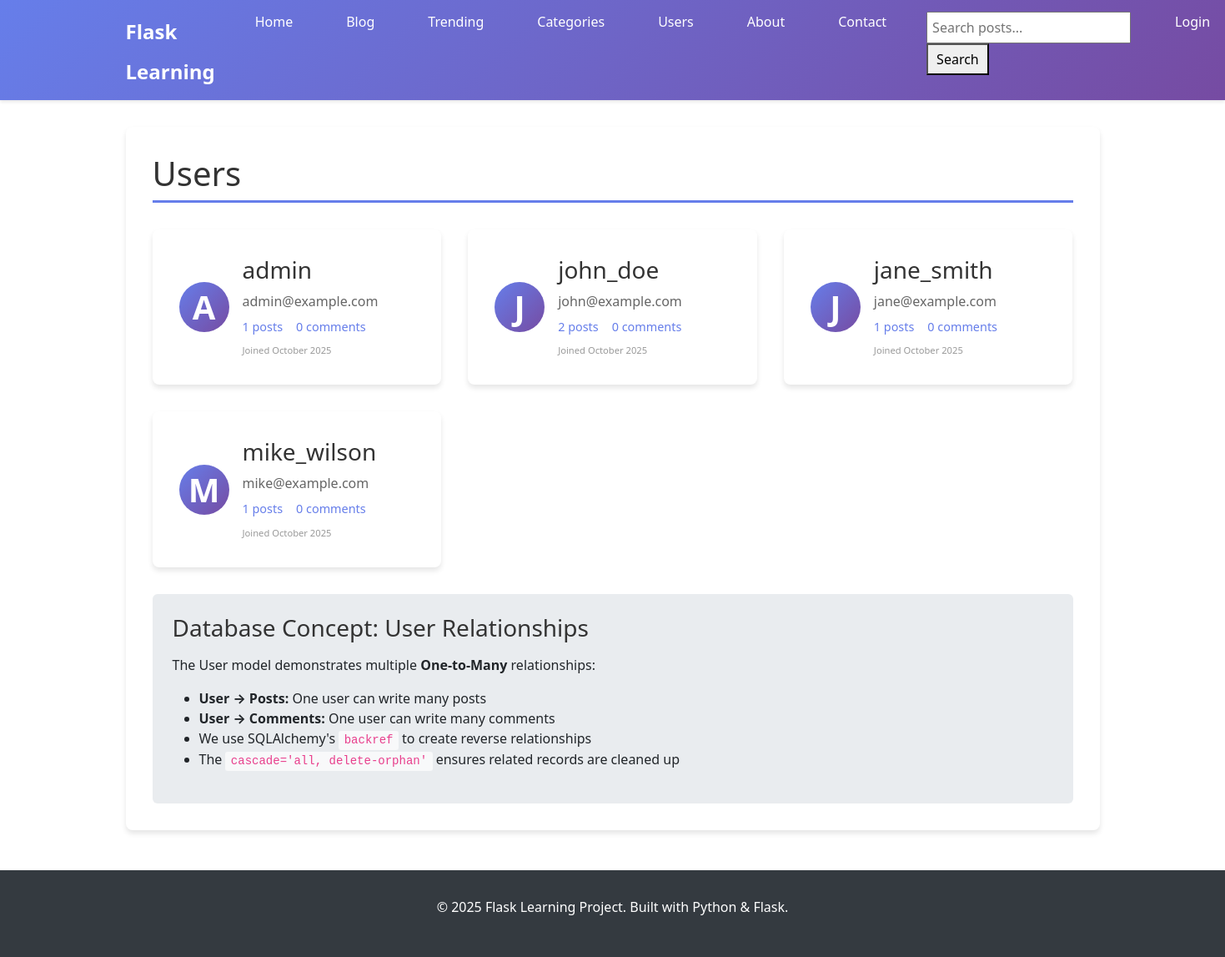
Screenshot of /users with the database file from the repository.
### app.py (models this page shows, shortened)
class User(db.Model, UserMixin):
    id = db.Column(db.Integer, primary_key=True)
    username = db.Column(db.String(80), unique=True, nullable=False)
    email = db.Column(db.String(120), unique=True, nullable=False)
    password_hash = db.Column(db.String(255), nullable=False)
    avatar_filename = db.Column(db.String(255), nullable=True, default='default-avatar.png')
    is_admin = db.Column(db.Boolean, default=False)
    created_at = db.Column(db.DateTime, default=datetime.utcnow)
    is_active = db.Column(db.Boolean, default=True)
    posts = db.relationship('Post', backref='author', lazy=True, cascade='all, delete-orphan')
    comments = db.relationship('Comment', backref='author', lazy=True, cascade='all, delete-orphan')

### app.py (the view)
@app.route('/users')
def users():
    users = User.query.all()
    return render_template('users.html', title='Users', users=users)

### templates/users.html
{% extends "base.html" %}
{% block content %}
<div class="content-section">
    <h1>Users</h1>
    {% if users %}
        <div class="users-grid">
            {% for user in users %}
            <div class="user-card">
                <div class="user-avatar">
                    <span class="avatar-letter">{{ user.username[0].upper() }}</span>
                </div>
                <div class="user-info">
                    <h3><a href="{{ url_for('main.user_profile', username=user.username) }}">{{ user.username }}</a></h3>
                    <p class="user-email">{{ user.email }}</p>
                    <div class="user-stats">
                        <span class="stat">{{ user.posts|length }} posts</span>
                        <span class="stat">{{ user.comments|length }} comments</span>
                    </div>
                    <div class="user-joined">
                        <small>Joined {{ user.created_at.strftime('%B %Y') }}</small>
                    </div>
                </div>
            </div>
            {% endfor %}
        </div>
    {% else %}
        <div class="no-users">
            <h3>No users yet!</h3>
            <p>Initialize the database to create sample users.</p>
            <a href="{{ url_for('init_db') }}" class="btn btn-primary">Initialize Sample Data</a>
        </div>
    {% endif %}
    <div class="database-info">
        <h3>Database Concept: User Relationships</h3>
        <p>The User model demonstrates multiple <strong>One-to-Many</strong> relationships:</p>
        <ul>
            <li><strong>User → Posts:</strong> One user can write many posts</li>
            <li><strong>User → Comments:</strong> One user can write many comments</li>
            <li>We use SQLAlchemy's <code>backref</code> to create reverse relationships</li>
            <li>The <code>cascade='all, delete-orphan'</code> ensures related records are cleaned up</li>
        </ul>
    </div>
</div>
{% endblock %}

### static/css/style.css (style rules this page uses)
* { margin: 0; padding: 0; box-sizing: border-box; }
body { font-family: 'Segoe UI', Tahoma, Geneva, Verdana, sans-serif; line-height: 1.6; color: #333; background-color: #f8f9fa; }
.content-section { background: white; padding: 2rem; border-radius: 8px; box-shadow: 0 4px 6px rgba(0,0,0,0.1); margin: 2rem 0; }
.content-section h1 { color: #333; margin-bottom: 1.5rem; border-bottom: 3px solid #667eea; padding-bottom: 0.5rem; }
.avatar-letter { font-size: 2rem; font-weight: bold; }
.users-grid { display: grid; grid-template-columns: repeat(auto-fit, minmax(300px, 1fr)); gap: 2rem; margin: 2rem 0; }
.user-card { background: white; padding: 2rem; border-radius: 8px; box-shadow: 0 4px 6px rgba(0,0,0,0.1); display: flex; gap: 1rem; align-items: center; transition: transform 0.3s ease; }
.user-avatar { width: 60px; height: 60px; background: linear-gradient(135deg, #667eea 0%, #764ba2 100%); border-radius: 50%; display: flex; align-items: center; justify-content: center; color: white; font-size: 1.5rem; font-weight: bold; flex-shrink: 0; }
.user-info h3 { margin-bottom: 0.5rem; }
.user-info h3 a { color: #333; text-decoration: none; }
.user-email { color: #666; margin-bottom: 0.5rem; }
.user-stats { display: flex; gap: 1rem; margin-bottom: 0.5rem; }
.stat { color: #667eea; font-size: 0.9rem; }
.user-joined { color: #999; font-size: 0.8rem; }
.avatar-letter { font-size: 2.5rem; font-weight: bold; }
.stat { text-align: center; }
.database-info, .database-demo-info, .demo-info { background: #e9ecef; padding: 1.5rem; border-radius: 6px; margin-top: 2rem; }
.database-info h3, .database-demo-info h3, .demo-info h3 { color: #333; margin-bottom: 1rem; }
.database-info code, .database-demo-info code, .demo-info code { background: #f8f9fa; padding: 0.2rem 0.4rem; border-radius: 3px; font-family: 'Courier New', monospace; color: #e83e8c; }

### rows the page displays
User: username "A", username "admin", email "admin@example.com", posts|length "1", comments|length "0", created_at "October 2025"
User: username "J", username "john_doe", email "john@example.com", posts|length "2", comments|length "0", created_at "October 2025"
User: username "J", username "jane_smith", email "jane@example.com", posts|length "1", comments|length "0", created_at "October 2025"
User: username "M", username "mike_wilson", email "mike@example.com", posts|length "1", comments|length "0", created_at "October 2025"
